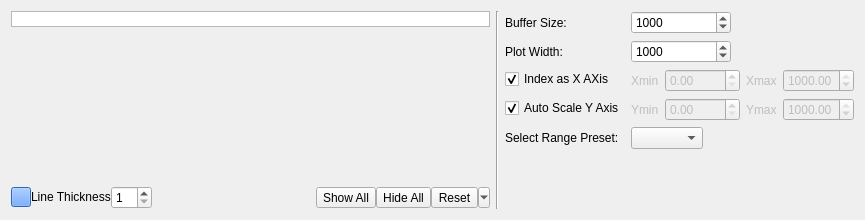
<?xml version="1.0" encoding="UTF-8"?>
<ui version="4.0">
 <class>PlotControlPanel</class>
 <widget class="QWidget" name="PlotControlPanel">
  <property name="geometry">
   <rect>
    <x>0</x>
    <y>0</y>
    <width>865</width>
    <height>220</height>
   </rect>
  </property>
  <property name="windowTitle">
   <string>Form</string>
  </property>
  <layout class="QHBoxLayout" name="horizontalLayout">
   <item>
    <widget class="QWidget" name="widget" native="true">
     <property name="sizePolicy">
      <sizepolicy hsizetype="Minimum" vsizetype="Expanding">
       <horstretch>0</horstretch>
       <verstretch>0</verstretch>
      </sizepolicy>
     </property>
     <layout class="QVBoxLayout" name="verticalLayout_2">
      <property name="spacing">
       <number>0</number>
      </property>
      <property name="sizeConstraint">
       <enum>QLayout::SizeConstraint::SetDefaultConstraint</enum>
      </property>
      <property name="leftMargin">
       <number>0</number>
      </property>
      <property name="topMargin">
       <number>0</number>
      </property>
      <property name="rightMargin">
       <number>0</number>
      </property>
      <property name="bottomMargin">
       <number>0</number>
      </property>
      <item alignment="Qt::AlignmentFlag::AlignTop">
       <widget class="QTableView" name="tvChannelInfo">
        <property name="sizePolicy">
         <sizepolicy hsizetype="Ignored" vsizetype="Ignored">
          <horstretch>0</horstretch>
          <verstretch>0</verstretch>
         </sizepolicy>
        </property>
        <property name="maximumSize">
         <size>
          <width>30000</width>
          <height>10000</height>
         </size>
        </property>
        <property name="cursor" stdset="0">
         <cursorShape>ArrowCursor</cursorShape>
        </property>
        <property name="toolTipDuration">
         <number>-1</number>
        </property>
        <property name="layoutDirection">
         <enum>Qt::LayoutDirection::LeftToRight</enum>
        </property>
        <property name="autoFillBackground">
         <bool>true</bool>
        </property>
        <property name="frameShape">
         <enum>QFrame::Shape::StyledPanel</enum>
        </property>
        <property name="frameShadow">
         <enum>QFrame::Shadow::Sunken</enum>
        </property>
        <property name="verticalScrollBarPolicy">
         <enum>Qt::ScrollBarPolicy::ScrollBarAsNeeded</enum>
        </property>
        <property name="horizontalScrollBarPolicy">
         <enum>Qt::ScrollBarPolicy::ScrollBarAsNeeded</enum>
        </property>
        <property name="sizeAdjustPolicy">
         <enum>QAbstractScrollArea::SizeAdjustPolicy::AdjustToContents</enum>
        </property>
        <property name="selectionMode">
         <enum>QAbstractItemView::SelectionMode::SingleSelection</enum>
        </property>
        <property name="selectionBehavior">
         <enum>QAbstractItemView::SelectionBehavior::SelectRows</enum>
        </property>
        <property name="verticalScrollMode">
         <enum>QAbstractItemView::ScrollMode::ScrollPerPixel</enum>
        </property>
        <property name="horizontalScrollMode">
         <enum>QAbstractItemView::ScrollMode::ScrollPerPixel</enum>
        </property>
        <attribute name="horizontalHeaderCascadingSectionResizes">
         <bool>false</bool>
        </attribute>
        <attribute name="verticalHeaderCascadingSectionResizes">
         <bool>false</bool>
        </attribute>
       </widget>
      </item>
      <item>
       <layout class="QHBoxLayout" name="horizontalLayout_2" stretch="0,0,0,0,0,0,0">
        <property name="sizeConstraint">
         <enum>QLayout::SizeConstraint::SetDefaultConstraint</enum>
        </property>
        <item>
         <widget class="QPushButton" name="pbColorSel">
          <property name="sizePolicy">
           <sizepolicy hsizetype="Fixed" vsizetype="Fixed">
            <horstretch>0</horstretch>
            <verstretch>0</verstretch>
           </sizepolicy>
          </property>
          <property name="minimumSize">
           <size>
            <width>20</width>
            <height>20</height>
           </size>
          </property>
          <property name="maximumSize">
           <size>
            <width>20</width>
            <height>20</height>
           </size>
          </property>
          <property name="styleSheet">
           <string notr="true">background-color: rgb(70, 141, 255);</string>
          </property>
          <property name="text">
           <string/>
          </property>
          <property name="flat">
           <bool>false</bool>
          </property>
         </widget>
        </item>
        <item>
         <widget class="QLabel" name="label_2">
          <property name="sizePolicy">
           <sizepolicy hsizetype="Preferred" vsizetype="Maximum">
            <horstretch>0</horstretch>
            <verstretch>0</verstretch>
           </sizepolicy>
          </property>
          <property name="text">
           <string>Line Thickness</string>
          </property>
         </widget>
        </item>
        <item>
         <widget class="QSpinBox" name="spLineThickness">
          <property name="minimum">
           <number>1</number>
          </property>
         </widget>
        </item>
        <item>
         <spacer name="horizontalSpacer">
          <property name="orientation">
           <enum>Qt::Orientation::Horizontal</enum>
          </property>
          <property name="sizeType">
           <enum>QSizePolicy::Policy::Expanding</enum>
          </property>
          <property name="sizeHint" stdset="0">
           <size>
            <width>1</width>
            <height>1</height>
           </size>
          </property>
         </spacer>
        </item>
        <item>
         <widget class="QToolButton" name="tbShowAll">
          <property name="toolTip">
           <string>Show all channels</string>
          </property>
          <property name="text">
           <string>Show All</string>
          </property>
         </widget>
        </item>
        <item>
         <widget class="QToolButton" name="tbHideAll">
          <property name="toolTip">
           <string>Hide all channels</string>
          </property>
          <property name="text">
           <string>Hide All</string>
          </property>
         </widget>
        </item>
        <item>
         <widget class="QToolButton" name="tbReset">
          <property name="text">
           <string>Reset</string>
          </property>
          <property name="popupMode">
           <enum>QToolButton::ToolButtonPopupMode::MenuButtonPopup</enum>
          </property>
          <property name="arrowType">
           <enum>Qt::ArrowType::NoArrow</enum>
          </property>
         </widget>
        </item>
       </layout>
      </item>
     </layout>
    </widget>
   </item>
   <item>
    <widget class="Line" name="line">
     <property name="orientation">
      <enum>Qt::Orientation::Vertical</enum>
     </property>
    </widget>
   </item>
   <item>
    <layout class="QFormLayout" name="formLayout_2">
     <property name="fieldGrowthPolicy">
      <enum>QFormLayout::FieldGrowthPolicy::FieldsStayAtSizeHint</enum>
     </property>
     <item row="0" column="0">
      <widget class="QLabel" name="label_3">
       <property name="toolTip">
        <string/>
       </property>
       <property name="text">
        <string>Buffer Size:</string>
       </property>
      </widget>
     </item>
     <item row="0" column="1">
      <widget class="QSpinBox" name="spNumOfSamples">
       <property name="minimumSize">
        <size>
         <width>100</width>
         <height>0</height>
        </size>
       </property>
       <property name="maximumSize">
        <size>
         <width>100</width>
         <height>16777215</height>
        </size>
       </property>
       <property name="toolTip">
        <string>Length of acquisition as number of samples</string>
       </property>
       <property name="keyboardTracking">
        <bool>false</bool>
       </property>
       <property name="minimum">
        <number>2</number>
       </property>
       <property name="maximum">
        <number>10000000</number>
       </property>
       <property name="value">
        <number>1000</number>
       </property>
      </widget>
     </item>
     <item row="2" column="0">
      <widget class="QCheckBox" name="cbIndex">
       <property name="text">
        <string>Index as X AXis</string>
       </property>
       <property name="checked">
        <bool>true</bool>
       </property>
      </widget>
     </item>
     <item row="2" column="1">
      <layout class="QHBoxLayout" name="horizontalLayout_4">
       <item>
        <widget class="QLabel" name="lXmin">
         <property name="enabled">
          <bool>false</bool>
         </property>
         <property name="text">
          <string>Xmin</string>
         </property>
        </widget>
       </item>
       <item>
        <widget class="QDoubleSpinBox" name="spXmin">
         <property name="enabled">
          <bool>false</bool>
         </property>
         <property name="minimumSize">
          <size>
           <width>75</width>
           <height>0</height>
          </size>
         </property>
         <property name="maximumSize">
          <size>
           <width>75</width>
           <height>16777215</height>
          </size>
         </property>
         <property name="toolTip">
          <string>lower limit of Y axis</string>
         </property>
         <property name="value">
          <double>0.000000000000000</double>
         </property>
        </widget>
       </item>
       <item>
        <widget class="QLabel" name="lXmax">
         <property name="enabled">
          <bool>false</bool>
         </property>
         <property name="text">
          <string>Xmax</string>
         </property>
        </widget>
       </item>
       <item>
        <widget class="QDoubleSpinBox" name="spXmax">
         <property name="enabled">
          <bool>false</bool>
         </property>
         <property name="maximumSize">
          <size>
           <width>75</width>
           <height>16777215</height>
          </size>
         </property>
         <property name="toolTip">
          <string>upper limit of Y axis</string>
         </property>
         <property name="maximum">
          <double>1000.000000000000000</double>
         </property>
         <property name="value">
          <double>1000.000000000000000</double>
         </property>
        </widget>
       </item>
      </layout>
     </item>
     <item row="3" column="0">
      <widget class="QCheckBox" name="cbAutoScale">
       <property name="text">
        <string>Auto Scale Y Axis</string>
       </property>
       <property name="checked">
        <bool>true</bool>
       </property>
      </widget>
     </item>
     <item row="3" column="1">
      <layout class="QHBoxLayout" name="horizontalLayout_3">
       <item>
        <widget class="QLabel" name="lYmin">
         <property name="enabled">
          <bool>false</bool>
         </property>
         <property name="text">
          <string>Ymin</string>
         </property>
        </widget>
       </item>
       <item>
        <widget class="QDoubleSpinBox" name="spYmin">
         <property name="enabled">
          <bool>false</bool>
         </property>
         <property name="minimumSize">
          <size>
           <width>75</width>
           <height>0</height>
          </size>
         </property>
         <property name="maximumSize">
          <size>
           <width>75</width>
           <height>16777215</height>
          </size>
         </property>
         <property name="toolTip">
          <string>lower limit of Y axis</string>
         </property>
         <property name="value">
          <double>0.000000000000000</double>
         </property>
        </widget>
       </item>
       <item>
        <widget class="QLabel" name="lYmax">
         <property name="enabled">
          <bool>false</bool>
         </property>
         <property name="text">
          <string>Ymax</string>
         </property>
        </widget>
       </item>
       <item>
        <widget class="QDoubleSpinBox" name="spYmax">
         <property name="enabled">
          <bool>false</bool>
         </property>
         <property name="maximumSize">
          <size>
           <width>75</width>
           <height>16777215</height>
          </size>
         </property>
         <property name="toolTip">
          <string>upper limit of Y axis</string>
         </property>
         <property name="maximum">
          <double>1000.000000000000000</double>
         </property>
         <property name="value">
          <double>1000.000000000000000</double>
         </property>
        </widget>
       </item>
      </layout>
     </item>
     <item row="6" column="0">
      <widget class="QLabel" name="label">
       <property name="text">
        <string>Select Range Preset:</string>
       </property>
      </widget>
     </item>
     <item row="6" column="1">
      <widget class="QComboBox" name="cbRangePresets"/>
     </item>
     <item row="1" column="0">
      <widget class="QLabel" name="label_4">
       <property name="toolTip">
        <string/>
       </property>
       <property name="text">
        <string>Plot Width:</string>
       </property>
      </widget>
     </item>
     <item row="1" column="1">
      <widget class="QSpinBox" name="spPlotWidth">
       <property name="minimumSize">
        <size>
         <width>100</width>
         <height>0</height>
        </size>
       </property>
       <property name="maximumSize">
        <size>
         <width>100</width>
         <height>16777215</height>
        </size>
       </property>
       <property name="toolTip">
        <string>Width of X axis as maximum number of samples that are shown in plot</string>
       </property>
       <property name="keyboardTracking">
        <bool>false</bool>
       </property>
       <property name="minimum">
        <number>2</number>
       </property>
       <property name="maximum">
        <number>100000</number>
       </property>
       <property name="value">
        <number>1000</number>
       </property>
      </widget>
     </item>
    </layout>
   </item>
  </layout>
 </widget>
 <resources/>
 <connections/>
</ui>
